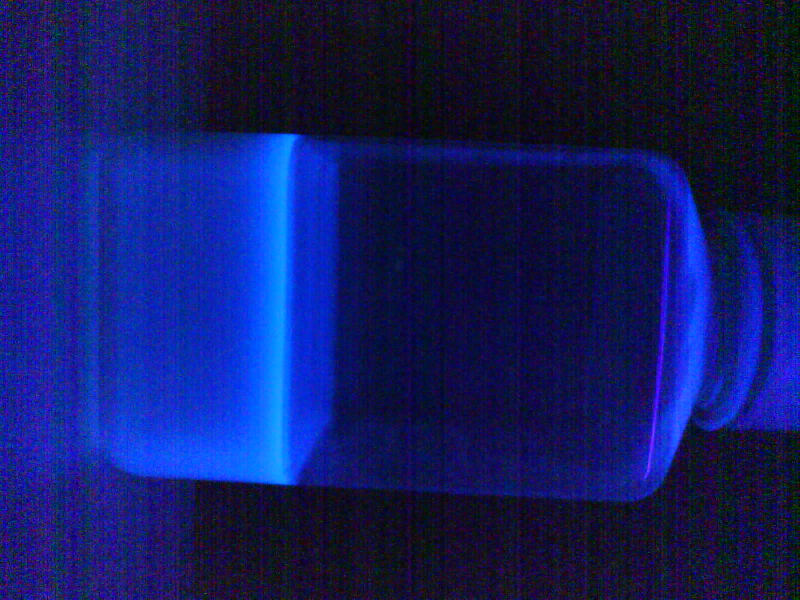
%> input picture MATLAB/Enterolert/Photo20250606161858.jpg, 1600 x 1200 px (shown at 1/2 size)
$ octave average_HSV_RGB_object.m   (GNU Octave 9; MATLAB toolbox functions it lacks are replaced by stand-ins)
%> lines starting %> are read from the running program, lines starting %| are printed output that depends on the picture; in (x1, y1, x2, y2) boxes, pixels count from 0 and x2, y2 are one past the last pixel; in counts of white or black regions, pixels touching at a corner belong together; the program's own positions count from 1
clc;    % Clear the command window.
close all;  % Close all figures (except those of imtool.)
clear;  % Erase all existing variables.
workspace;  % Ensure the workspace panel is showing.
format long g;
format compact;
fontSize = 25;

% Browse for multiple image files.
[baseFileNames, folder] = uigetfile('*.jpg', 'Specify image files', 'MultiSelect', 'on');
%> the answer given: Enterolert/Photo20250606161858.jpg
if isequal(baseFileNames, 0)
    return; % User canceled the file selection
end

% Ensure baseFileNames is a cell array
if ischar(baseFileNames)
    baseFileNames = {baseFileNames}; % Convert to cell array if only one file is selected
end

% Prepare a figure for displaying results
numImages = length(baseFileNames);
numCols = 2; % Set number of columns for the subplot
numRows = ceil(numImages / numCols); % Calculate number of rows needed
figure('Position', [100, 100, 1200, 800]); % Set larger figure size

% Prepare a cell array to store the H, S, V, R, G, B data
hsvData = cell(numImages, 7); % Columns: Image Name, Avg H, Avg S, Avg V, Avg R, Avg G, Avg B
allAvgH = []; % Initialize to hold all average H values across images
allAvgS = []; % Initialize to hold all average S values across images
allAvgV = []; % Initialize to hold all average V values across images
allAvgR = []; % Initialize to hold all average R values across images
allAvgG = []; % Initialize to hold all average G values across images
allAvgB = []; % Initialize to hold all average B values across images

% Loop through each selected image
for fileIdx = 1:numImages
    fullImageFileName = fullfile(folder, baseFileNames{fileIdx});

    % Check if the image exists
    if ~exist(fullImageFileName, 'file')
        message = sprintf('This file does not exist:\n%s', fullImageFileName);
        uiwait(msgbox(message));
        continue; % Skip to the next file
    end

    % Read in the image and rotate it
    rgbImage = imread(fullImageFileName);
%> rgbImage is the input picture: size 1200x1600x3 uint8; mean R, G, B 18, 27, 98
    rgbImage = imrotate(rgbImage, 90);
%> rgbImage: size 1600x1200x3 uint8

    % Convert RGB to HSV
    hsvImage = rgb2hsv(rgbImage);
%> hsvImage: size 1600x1200x3 double; mean H, S, V 0.642, 0.807, 0.388
    hImage1 = hsvImage(:, :, 1); % Hue channel
    sImage1 = hsvImage(:, :, 2); % Saturation channel
    vImage1 = hsvImage(:, :, 3); % Value channel

    % Set thresholds for detecting blue objects.
    hueTL1 = 0.15; % Lower threshold for light blue
    hueTH1 = 0.63; % Upper threshold for dark blue
    saturationTL1 = 0.3; saturationTH1 = 1;
    valueTL1 = 0.3; valueTH1 = 1;

    % Create binary mask for blue objects.
    hueMaskBlue = (hImage1 >= hueTL1 & hImage1 <= hueTH1);
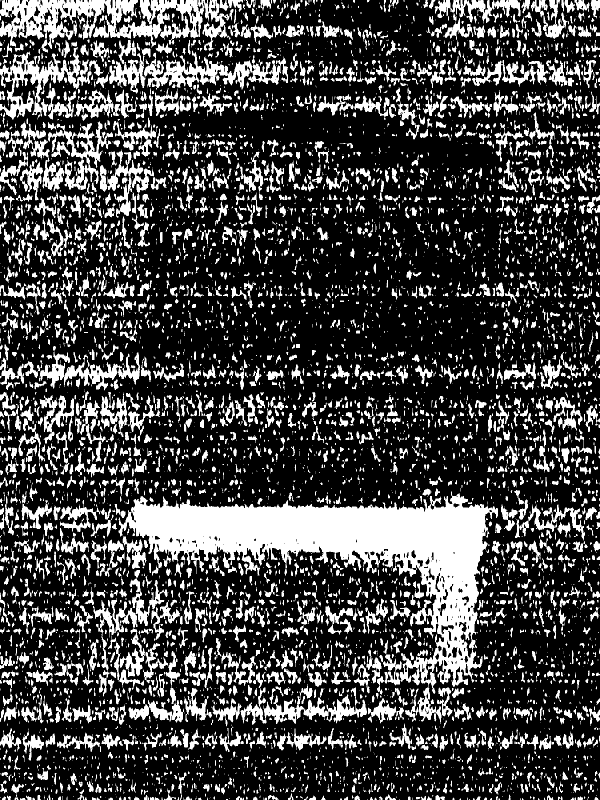
%> hueMaskBlue: size 1600x1200 logical (shown at 1/2 size); 26.6% white; 6541 white regions (3584 under 20 px), largest, box (x1, y1, x2, y2) and area: (237, 982, 996, 1448) 96050, (0, 0, 467, 105) 22532, (288, 101, 576, 179) 8441
    saturationMaskBlue = (sImage1 >= saturationTL1 & sImage1 <= saturationTH1);
%> saturationMaskBlue: size 1600x1200 logical; 98% white; black in thin lines or dots
    valueMaskBlue = (vImage1 >= valueTL1 & vImage1 <= valueTH1);
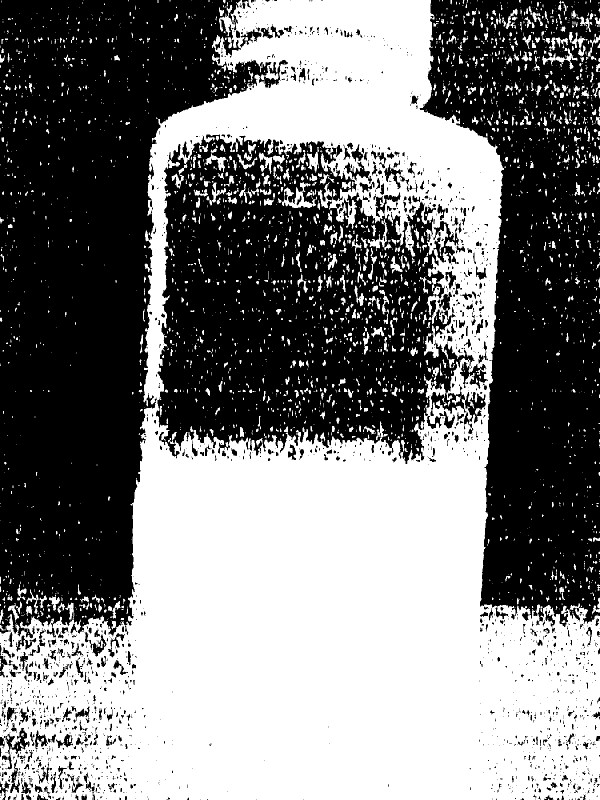
%> valueMaskBlue: size 1600x1200 logical (shown at 1/2 size); 49.3% white; 2942 white regions (2134 under 20 px), largest, box (x1, y1, x2, y2) and area: (0, 0, 1200, 1600) 883007, (564, 364, 634, 416) 1339, (1084, 96, 1155, 139) 681
    binaryImage = hueMaskBlue & saturationMaskBlue & valueMaskBlue;
%> binaryImage: size 1600x1200 logical; 11.7% white; 4466 white regions (3236 under 20 px), largest, box (x1, y1, x2, y2) and area: (266, 982, 975, 1448) 94952, (481, 1345, 734, 1450) 6539, (261, 1140, 335, 1352) 3145

    % Remove small objects from the binary image.
    binaryImage = bwareaopen(binaryImage, 50000); % Adjusted area threshold
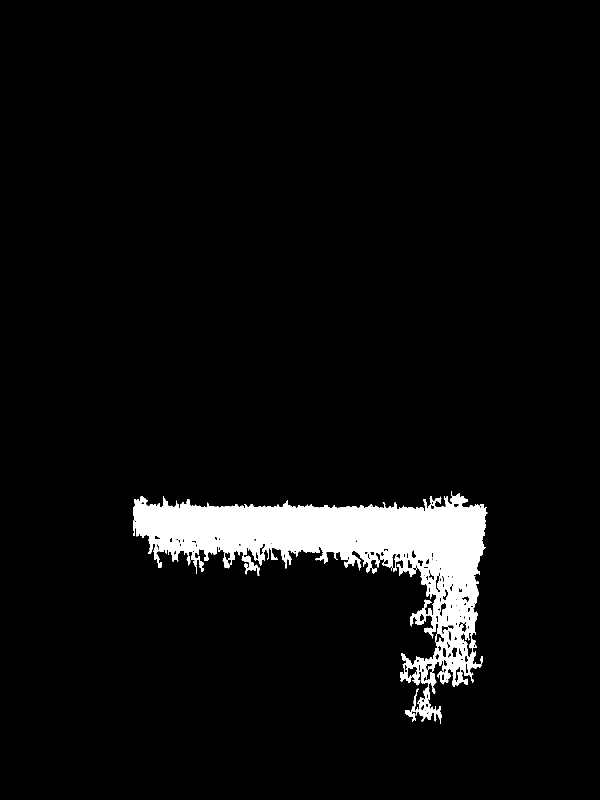
%> binaryImage: size 1600x1200 logical (shown at 1/2 size); 4.9% white; 1 white region

    % Get properties of detected objects.
    props = regionprops(binaryImage, 'Area', 'Centroid', 'BoundingBox');
%> props = 1 region; box (x1, y1, x2, y2), Area and Centroid: (266, 982, 975, 1448) 94952 [696 1109]
    num_objs = size(props, 1);
%> num_objs = 1

    if num_objs < 1
        message = sprintf('There are no blue objects in the image \n%s', fullImageFileName);
        uiwait(msgbox(message));
        continue; % Skip to the next file
    end

    % Create a copy of the original image for displaying results
    RGB_with_boxes = rgbImage;

    % Loop through each detected blue object
    for k = 1:num_objs
        thisBoundingBox = props(k).BoundingBox;
        RGB_with_boxes = insertShape(RGB_with_boxes, 'Rectangle', thisBoundingBox, 'Color', 'red', 'LineWidth', 6);

        % Extract the region of interest for the current object
        objectMask = binaryImage( ...
            round(thisBoundingBox(2)):round(thisBoundingBox(2) + thisBoundingBox(4) - 1), ...
            round(thisBoundingBox(1)):round(thisBoundingBox(1) + thisBoundingBox(3) - 1));

        % Extract H, S, and V values for the detected blue object
        roiHue = hImage1(objectMask); % Extract Hue values
        roiSaturation = sImage1(objectMask); % Extract Saturation values
        roiValue = vImage1(objectMask); % Extract Value values

        % Extract R, G, B values for the detected blue object
        roiRGB = rgbImage( ...
            round(thisBoundingBox(2)):round(thisBoundingBox(2) + thisBoundingBox(4) - 1), ...
            round(thisBoundingBox(1)):round(thisBoundingBox(1) + thisBoundingBox(3) - 1), :);
        roiR = roiRGB(:, :, 1);
        roiG = roiRGB(:, :, 2);
        roiB = roiRGB(:, :, 3);

        % Calculate average H, S, V, R, G, B values
        avgH = mean(roiHue(:));  % Average Hue
        avgS = mean(roiSaturation(:));  % Average Saturation
        avgV = mean(roiValue(:));  % Average Value
        avgR = mean(roiR(:));  % Average Red
        avgG = mean(roiG(:));  % Average Green
        avgB = mean(roiB(:));  % Average Blue

        % Store the average values in the cell array
        hsvData{fileIdx, 1} = baseFileNames{fileIdx}; % Image name
        hsvData{fileIdx, 2} = avgH; % Average H value
        hsvData{fileIdx, 3} = avgS; % Average S value
        hsvData{fileIdx, 4} = avgV; % Average V value
        hsvData{fileIdx, 5} = avgR; % Average R value
        hsvData{fileIdx, 6} = avgG; % Average G value
        hsvData{fileIdx, 7} = avgB; % Average B value

        % Prepare text for display
        valueText = sprintf('Avg H: %.2f\nAvg S: %.2f\nAvg V: %.2f\nAvg R: %.2f\nAvg G: %.2f\nAvg B: %.2f', ...
                            avgH, avgS, avgV, avgR, avgG, avgB);

        % Annotate the averages at the bounding box
        textPosition = [thisBoundingBox(1), thisBoundingBox(2)]; % Top left corner
        RGB_with_boxes = insertText(RGB_with_boxes, textPosition, valueText, ...
            'FontSize', 20, 'BoxColor', 'yellow', 'TextColor', 'black', 'AnchorPoint', 'LeftTop');
    end
%> this loop made 1 pass
%> (thisBoundingBox, avgH, avgS, avgV, avgR, avgG, avgB) on pass 1: ([266.5 982.5 709 466], 0.62, 0.695, 0.197, 15.29, 59.19, 197.4)
%> pass 1, `RGB_with_boxes = insertShape(RGB_with_boxes, 'Rectangle', thisBounding..`:
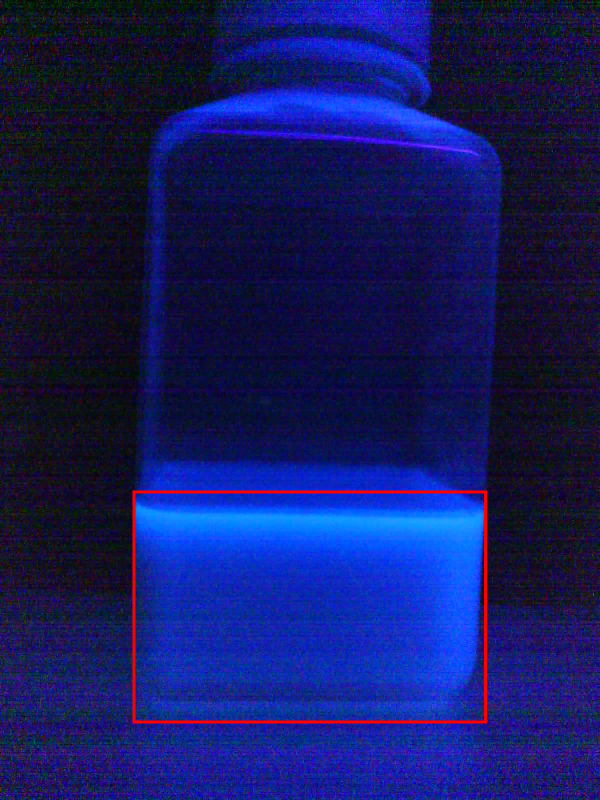
%> RGB_with_boxes: size 1600x1200x3 uint8 (shown at 1/2 size); mean R, G, B 19.7, 26.7, 97
%> pass 1, `objectMask = binaryImage( round(thisBoundingBox(2)):round(thisBounding..`:
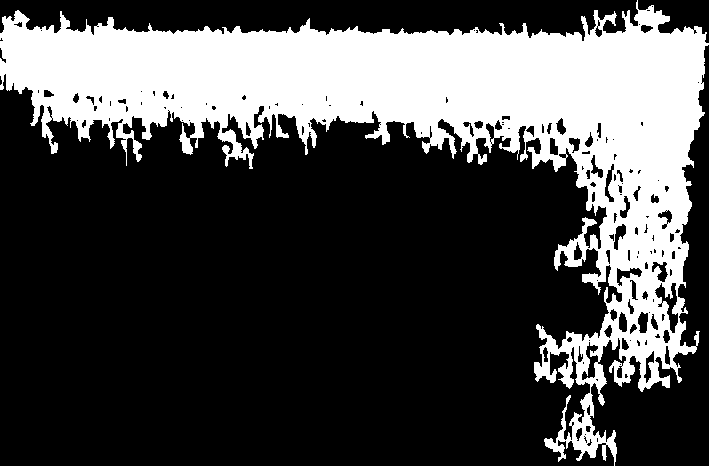
%> objectMask: size 466x709 logical; 28.7% white; 1 white region, box (x1, y1, x2, y2) and area: (0, 0, 709, 466) 94952
%> pass 1, `roiRGB = rgbImage( round(thisBoundingBox(2)):round(thisBoundingBox(2) ..`:
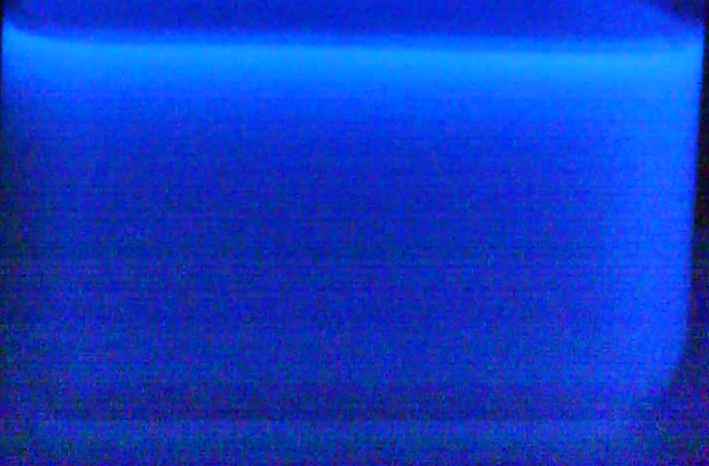
%> roiRGB: size 466x709x3 uint8; mean R, G, B 15.3, 59.2, 197.4
%> pass 1, `roiR = roiRGB(:, :, 1);`:
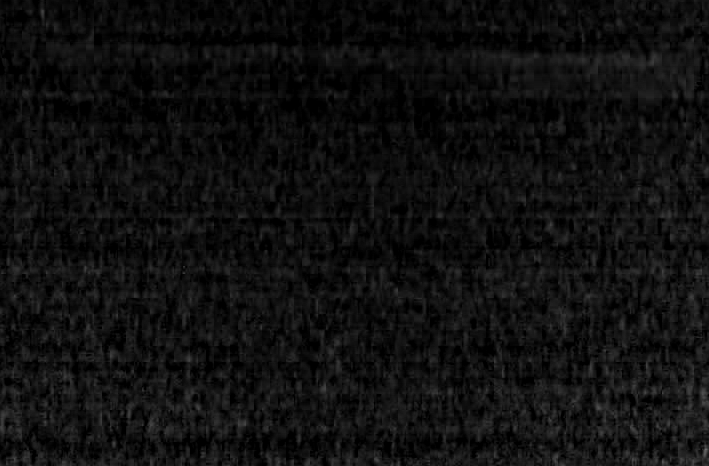
%> roiR: size 466x709 uint8; min 0, max 108, mean 15.3
%> after the loop: RGB_with_boxes: size 1600x1200x3 uint8; mean H, S, V 20.9, 27.6, 95.4
%> after the loop, hsvData = {'Photo20250606161858.jpg', 0.62, 0.695, 0.197, 15.29, 59.19, 197.4}

    % Display the image with annotation in a subplot
    subplot(numRows, numCols, fileIdx); % Arrange images in a grid
    imshow(RGB_with_boxes);
    title(baseFileNames{fileIdx}, 'FontSize', 10);

    % Store all average values in the arrays
    allAvgH = [allAvgH; avgH]; % Append average H values
%> allAvgH = 0.62
    allAvgS = [allAvgS; avgS]; % Append average S values
%> allAvgS = 0.695
    allAvgV = [allAvgV; avgV]; % Append average V values
%> allAvgV = 0.197
    allAvgR = [allAvgR; avgR]; % Append average R values
%> allAvgR = 15.29
    allAvgG = [allAvgG; avgG]; % Append average G values
%> allAvgG = 59.19
    allAvgB = [allAvgB; avgB]; % Append average B values
%> allAvgB = 197.4
end

% Convert the cell array to a table
%> (the run ends here)
